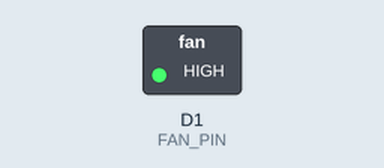
Simulated run of this sketch. Board: ESP8266 (NodeMCU). Parts: switched loads named in the sketch (green lamp = pin HIGH).

Above: at 0.05 s.
At 4.5 s:
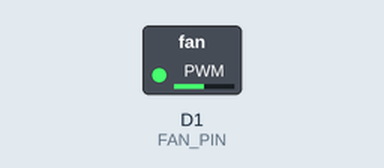
At 9.0 s:
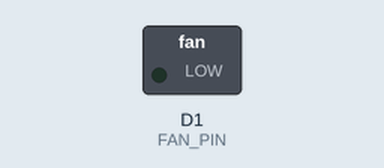
Timing chart, 0 to 11.7 s (numbered marks = the images above):
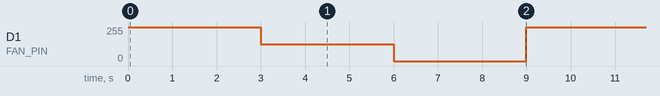

The sketch:

sketch_aug18a.ino
```cpp
#define FAN_PIN D1

void setup() {
  pinMode(FAN_PIN, OUTPUT);
  analogWriteRange(1023);
}

void loop() {
  analogWrite(FAN_PIN, 1023); // 100% speed
  delay(3000);
  analogWrite(FAN_PIN, 512);  // ~50% speed
  delay(3000);
  analogWrite(FAN_PIN, 0);    // OFF
  delay(3000);
}
```

Measured:
- by itself, D1 (FAN_PIN): repeats every 9.0 s: 127/255 3.0 s, 0/255 3.0 s, 255/255 3.0 s
